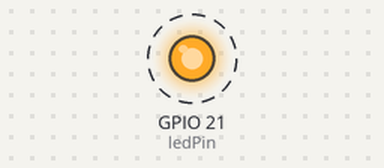
Bench run of a sketch on a simulated ESP32. Parts: output pins drawn as LEDs (lit = HIGH). Dashed ring = blinking.

Above: at 0.2 s.
Timing chart, 0 to 3.0 s (numbered marks = the images above):
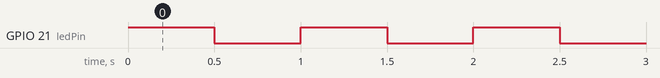

The sketch:

1-ESP32-first-code-led-check.ino
```cpp
// the setup function runs once when you press reset or power the board
int ledPin = 21;

void setup() {
  // initialize digital pin GIOP18 as an output.
  pinMode(ledPin, OUTPUT);
}

// the loop function runs over and over again forever
void loop() {
  digitalWrite(ledPin, HIGH); // turn the LED on
  delay(500);             // wait for 500 milliseconds
  digitalWrite(ledPin, LOW);  // turn the LED off
  delay(500);             // wait for 500 milliseconds
}
```

Measured:
- by itself, GPIO 21 (ledPin): alternates HIGH for 0.50 s and LOW for 0.50 s
